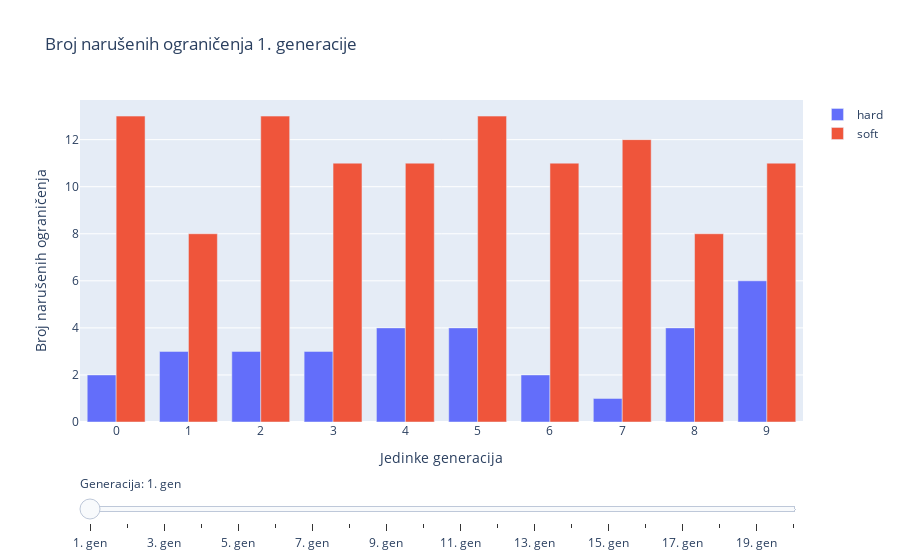

Notebook source saved alongside this figure:
### Code cell
plot_restrictions(ulazni_podaci)

### Figure 1 — Plotly figure (JSON) as saved in the notebook; plotly's stock layout.template omitted (floating-point values rounded to 4 significant figures)
{"data": [{"name": "hard", "type": "bar", "visible": true, "x": [0, 1, 2, 3, 4, 5, 6, 7, 8, 9], "y": [2, 3, 3, 3, 4, 4, 2, 1, 4, 6]}, {"name": "hard", "type": "bar", "visible": false, "x": [0, 1, 2, 3, 4, 5, 6, 7, 8, 9], "y": [1, 3, 2, 3, 3, 2, 3, 3, 3, 5]}, {"name": "hard", "type": "bar", "visible": false, "x": [0, 1, 2, 3, 4, 5, 6, 7, 8, 9], "y": [2, 1, 1, 2, 1, 3, 2, 1, 0, 6]}, {"name": "hard", "type": "bar", "visible": false, "x": [0, 1, 2, 3, 4, 5, 6, 7, 8, 9], "y": [1, 1, 1, 1, 0, 2, 1, 1, 2, 0]}, {"name": "hard", "type": "bar", "visible": false, "x": [0, 1, 2, 3, 4, 5, 6, 7, 8, 9], "y": [0, 1, 0, 0, 0, 1, 1, 0, 0, 0]}, {"name": "hard", "type": "bar", "visible": false, "x": [0, 1, 2, 3, 4, 5, 6, 7, 8, 9], "y": [1, 0, 1, 0, 2, 0, 0, 0, 0, 0]}, {"name": "hard", "type": "bar", "visible": false, "x": [0, 1, 2, 3, 4, 5, 6, 7, 8, 9], "y": [0, 0, 0, 0, 0, 0, 0, 0, 0, 0]}, {"name": "hard", "type": "bar", "visible": false, "x": [0, 1, 2, 3, 4, 5, 6, 7, 8, 9], "y": [0, 0, 0, 0, 0, 0, 0, 0, 0, 0]}, {"name": "hard", "type": "bar", "visible": false, "x": [0, 1, 2, 3, 4, 5, 6, 7, 8, 9], "y": [0, 0, 0, 0, 0, 0, 0, 0, 0, 0]}, {"name": "hard", "type": "bar", "visible": false, "x": [0, 1, 2, 3, 4, 5, 6, 7, 8, 9], "y": [0, 0, 0, 0, 0, 0, 0, 0, 0, 0]}, {"name": "hard", "type": "bar", "visible": false, "x": [0, 1, 2, 3, 4, 5, 6, 7, 8, 9], "y": [0, 0, 0, 0, 0, 0, 0, 0, 0, 0]}, {"name": "hard", "type": "bar", "visible": false, "x": [0, 1, 2, 3, 4, 5, 6, 7, 8, 9], "y": [0, 0, 0, 0, 0, 0, 0, 0, 0, 0]}, {"name": "hard", "type": "bar", "visible": false, "x": [0, 1, 2, 3, 4, 5, 6, 7, 8, 9], "y": [0, 0, 0, 0, 0, 0, 0, 0, 0, 0]}, {"name": "hard", "type": "bar", "visible": false, "x": [0, 1, 2, 3, 4, 5, 6, 7, 8, 9], "y": [0, 0, 0, 0, 0, 0, 0, 0, 0, 0]}, {"name": "hard", "type": "bar", "visible": false, "x": [0, 1, 2, 3, 4, 5, 6, 7, 8, 9], "y": [0, 0, 0, 0, 0, 0, 0, 0, 0, 0]}, {"name": "hard", "type": "bar", "visible": false, "x": [0, 1, 2, 3, 4, 5, 6, 7, 8, 9], "y": [0, 0, 0, 0, 0, 0, 0, 0, 0, 0]}, {"name": "hard", "type": "bar", "visible": false, "x": [0, 1, 2, 3, 4, 5, 6, 7, 8, 9], "y": [0, 0, 0, 0, 0, 0, 0, 0, 0, 0]}, {"name": "hard", "type": "bar", "visible": false, "x": [0, 1, 2, 3, 4, 5, 6, 7, 8, 9], "y": [0, 0, 0, 0, 0, 0, 0, 0, 0, 0]}, {"name": "hard", "type": "bar", "visible": false, "x": [0, 1, 2, 3, 4, 5, 6, 7, 8, 9], "y": [0, 0, 0, 0, 0, 0, 0, 0, 0, 0]}, {"name": "hard", "type": "bar", "visible": false, "x": [0, 1, 2, 3, 4, 5, 6, 7, 8, 9], "y": [0, 0, 0, 0, 0, 0, 0, 0, 0, 0]}, {"name": "soft", "type": "bar", "visible": true, "x": [0, 1, 2, 3, 4, 5, 6, 7, 8, 9], "y": [13, 8, 13, 11, 11, 13, 11, 12, 8, 11]}, {"name": "soft", "type": "bar", "visible": false, "x": [0, 1, 2, 3, 4, 5, 6, 7, 8, 9], "y": [11, 8, 11, 10, 12, 14, 12, 11, 9, 11]}, {"name": "soft", "type": "bar", "visible": false, "x": [0, 1, 2, 3, 4, 5, 6, 7, 8, 9], "y": [11, 11, 11, 13, 11, 10, 11, 11, 11, 11]}, {"name": "soft", "type": "bar", "visible": false, "x": [0, 1, 2, 3, 4, 5, 6, 7, 8, 9], "y": [11, 11, 12, 12, 12, 11, 10, 12, 11, 13]}, {"name": "soft", "type": "bar", "visible": false, "x": [0, 1, 2, 3, 4, 5, 6, 7, 8, 9], "y": [14, 11, 13, 11, 13, 12, 12, 10, 12, 11]}, {"name": "soft", "type": "bar", "visible": false, "x": [0, 1, 2, 3, 4, 5, 6, 7, 8, 9], "y": [10, 13, 9, 12, 11, 13, 13, 12, 13, 10]}, {"name": "soft", "type": "bar", "visible": false, "x": [0, 1, 2, 3, 4, 5, 6, 7, 8, 9], "y": [11, 11, 12, 13, 13, 13, 11, 11, 13, 12]}, {"name": "soft", "type": "bar", "visible": false, "x": [0, 1, 2, 3, 4, 5, 6, 7, 8, 9], "y": [13, 11, 12, 14, 11, 13, 13, 11, 13, 12]}, {"name": "soft", "type": "bar", "visible": false, "x": [0, 1, 2, 3, 4, 5, 6, 7, 8, 9], "y": [13, 11, 11, 11, 11, 11, 12, 12, 12, 11]}, {"name": "soft", "type": "bar", "visible": false, "x": [0, 1, 2, 3, 4, 5, 6, 7, 8, 9], "y": [11, 11, 11, 11, 11, 11, 11, 11, 11, 11]}, {"name": "soft", "type": "bar", "visible": false, "x": [0, 1, 2, 3, 4, 5, 6, 7, 8, 9], "y": [10, 12, 12, 10, 11, 11, 11, 11, 11, 11]}, {"name": "soft", "type": "bar", "visible": false, "x": [0, 1, 2, 3, 4, 5, 6, 7, 8, 9], "y": [10, 12, 10, 10, 10, 11, 11, 11, 11, 10]}, {"name": "soft", "type": "bar", "visible": false, "x": [0, 1, 2, 3, 4, 5, 6, 7, 8, 9], "y": [10, 10, 10, 10, 10, 11, 10, 10, 10, 10]}, {"name": "soft", "type": "bar", "visible": false, "x": [0, 1, 2, 3, 4, 5, 6, 7, 8, 9], "y": [10, 10, 10, 10, 10, 10, 10, 10, 10, 10]}, {"name": "soft", "type": "bar", "visible": false, "x": [0, 1, 2, 3, 4, 5, 6, 7, 8, 9], "y": [10, 10, 10, 10, 10, 10, 10, 10, 10, 10]}, {"name": "soft", "type": "bar", "visible": false, "x": [0, 1, 2, 3, 4, 5, 6, 7, 8, 9], "y": [10, 10, 10, 10, 10, 10, 10, 10, 10, 10]}, {"name": "soft", "type": "bar", "visible": false, "x": [0, 1, 2, 3, 4, 5, 6, 7, 8, 9], "y": [10, 10, 10, 10, 10, 10, 10, 10, 10, 10]}, {"name": "soft", "type": "bar", "visible": false, "x": [0, 1, 2, 3, 4, 5, 6, 7, 8, 9], "y": [10, 10, 10, 10, 10, 10, 10, 10, 10, 10]}, {"name": "soft", "type": "bar", "visible": false, "x": [0, 1, 2, 3, 4, 5, 6, 7, 8, 9], "y": [10, 10, 10, 10, 10, 10, 10, 10, 10, 10]}, {"name": "soft", "type": "bar", "visible": false, "x": [0, 1, 2, 3, 4, 5, 6, 7, 8, 9], "y": [10, 10, 10, 10, 10, 10, 10, 10, 10, 10]}], "layout": {"barmode": "group", "showlegend": true, "sliders": [{"active": 0, "currentvalue": {"prefix": "Generacija: "}, "pad": {"t": 50}, "steps": [{"args": [{"visible": [true, false, false, false, false, false, false, false, false, false, false, false, false, false, false, false, false, false, false, false, true, false, false, false, false, false, false, false, false, false, false, false, false, false, false, false, false, false, false, false]}, {"title.text": "Fitness populacija 1. generacije"}], "label": "1. gen", "method": "update"}, {"args": [{"visible": [false, true, false, false, false, false, false, false, false, false, false, false, false, false, false, false, false, false, false, false, false, true, false, false, false, false, false, false, false, false, false, false, false, false, false, false, false, false, false, false]}, {"title.text": "Fitness populacija 2. generacije"}], "label": "2. gen", "method": "update"}, {"args": [{"visible": [false, false, true, false, false, false, false, false, false, false, false, false, false, false, false, false, false, false, false, false, false, false, true, false, false, false, false, false, false, false, false, false, false, false, false, false, false, false, false, false]}, {"title.text": "Fitness populacija 3. generacije"}], "label": "3. gen", "method": "update"}, {"args": [{"visible": [false, false, false, true, false, false, false, false, false, false, false, false, false, false, false, false, false, false, false, false, false, false, false, true, false, false, false, false, false, false, false, false, false, false, false, false, false, false, false, false]}, {"title.text": "Fitness populacija 4. generacije"}], "label": "4. gen", "method": "update"}, {"args": [{"visible": [false, false, false, false, true, false, false, false, false, false, false, false, false, false, false, false, false, false, false, false, false, false, false, false, true, false, false, false, false, false, false, false, false, false, false, false, false, false, false, false]}, {"title.text": "Fitness populacija 5. generacije"}], "label": "5. gen", "method": "update"}, {"args": [{"visible": [false, false, false, false, false, true, false, false, false, false, false, false, false, false, false, false, false, false, false, false, false, false, false, false, false, true, false, false, false, false, false, false, false, false, false, false, false, false, false, false]}, {"title.text": "Fitness populacija 6. generacije"}], "label": "6. gen", "method": "update"}, {"args": [{"visible": [false, false, false, false, false, false, true, false, false, false, false, false, false, false, false, false, false, false, false, false, false, false, false, false, false, false, true, false, false, false, false, false, false, false, false, false, false, false, false, false]}, {"title.text": "Fitness populacija 7. generacije"}], "label": "7. gen", "method": "update"}, {"args": [{"visible": [false, false, false, false, false, false, false, true, false, false, false, false, false, false, false, false, false, false, false, false, false, false, false, false, false, false, false, true, false, false, false, false, false, false, false, false, false, false, false, false]}, {"title.text": "Fitness populacija 8. generacije"}], "label": "8. gen", "method": "update"}, {"args": [{"visible": [false, false, false, false, false, false, false, false, true, false, false, false, false, false, false, false, false, false, false, false, false, false, false, false, false, false, false, false, true, false, false, false, false, false, false, false, false, false, false, false]}, {"title.text": "Fitness populacija 9. generacije"}], "label": "9. gen", "method": "update"}, {"args": [{"visible": [false, false, false, false, false, false, false, false, false, true, false, false, false, false, false, false, false, false, false, false, false, false, false, false, false, false, false, false, false, true, false, false, false, false, false, false, false, false, false, false]}, {"title.text": "Fitness populacija 10. generacije"}], "label": "10. gen", "method": "update"}, {"args": [{"visible": [false, false, false, false, false, false, false, false, false, false, true, false, false, false, false, false, false, false, false, false, false, false, false, false, false, false, false, false, false, false, true, false, false, false, false, false, false, false, false, false]}, {"title.text": "Fitness populacija 11. generacije"}], "label": "11. gen", "method": "update"}, {"args": [{"visible": [false, false, false, false, false, false, false, false, false, false, false, true, false, false, false, false, false, false, false, false, false, false, false, false, false, false, false, false, false, false, false, true, false, false, false, false, false, false, false, false]}, {"title.text": "Fitness populacija 12. generacije"}], "label": "12. gen", "method": "update"}, {"args": [{"visible": [false, false, false, false, false, false, false, false, false, false, false, false, true, false, false, false, false, false, false, false, false, false, false, false, false, false, false, false, false, false, false, false, true, false, false, false, false, false, false, false]}, {"title.text": "Fitness populacija 13. generacije"}], "label": "13. gen", "method": "update"}, {"args": [{"visible": [false, false, false, false, false, false, false, false, false, false, false, false, false, true, false, false, false, false, false, false, false, false, false, false, false, false, false, false, false, false, false, false, false, true, false, false, false, false, false, false]}, {"title.text": "Fitness populacija 14. generacije"}], "label": "14. gen", "method": "update"}, {"args": [{"visible": [false, false, false, false, false, false, false, false, false, false, false, false, false, false, true, false, false, false, false, false, false, false, false, false, false, false, false, false, false, false, false, false, false, false, true, false, false, false, false, false]}, {"title.text": "Fitness populacija 15. generacije"}], "label": "15. gen", "method": "update"}, {"args": [{"visible": [false, false, false, false, false, false, false, false, false, false, false, false, false, false, false, true, false, false, false, false, false, false, false, false, false, false, false, false, false, false, false, false, false, false, false, true, false, false, false, false]}, {"title.text": "Fitness populacija 16. generacije"}], "label": "16. gen", "method": "update"}, {"args": [{"visible": [false, false, false, false, false, false, false, false, false, false, false, false, false, false, false, false, true, false, false, false, false, false, false, false, false, false, false, false, false, false, false, false, false, false, false, false, true, false, false, false]}, {"title.text": "Fitness populacija 17. generacije"}], "label": "17. gen", "method": "update"}, {"args": [{"visible": [false, false, false, false, false, false, false, false, false, false, false, false, false, false, false, false, false, true, false, false, false, false, false, false, false, false, false, false, false, false, false, false, false, false, false, false, false, true, false, false]}, {"title.text": "Fitness populacija 18. generacije"}], "label": "18. gen", "method": "update"}, {"args": [{"visible": [false, false, false, false, false, false, false, false, false, false, false, false, false, false, false, false, false, false, true, false, false, false, false, false, false, false, false, false, false, false, false, false, false, false, false, false, false, false, true, false]}, {"title.text": "Fitness populacija 19. generacije"}], "label": "19. gen", "method": "update"}, {"args": [{"visible": [false, false, false, false, false, false, false, false, false, false, false, false, false, false, false, false, false, false, false, true, false, false, false, false, false, false, false, false, false, false, false, false, false, false, false, false, false, false, false, true]}, {"title.text": "Fitness populacija 20. generacije"}], "label": "20. gen", "method": "update"}], "transition": {"easing": "bounce-in-out"}}], "title": {"text": "Broj narušenih ograničenja 1. generacije"}, "xaxis": {"title": {"text": "Jedinke generacija"}, "type": "category"}, "yaxis": {"title": {"text": "Broj narušenih ograničenja"}}}}
